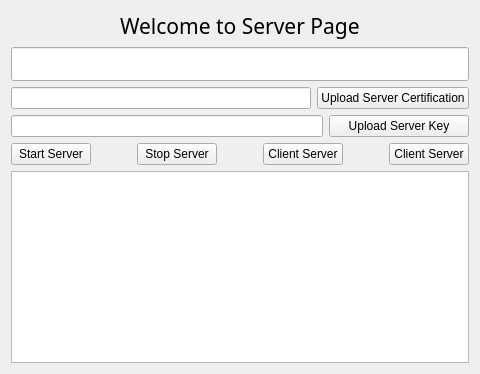
         <widget class="QWidget" name="server">
          <property name="styleSheet">
           <string notr="true"/>
          </property>
          <layout class="QVBoxLayout" name="verticalLayout_6">
           <item>
            <layout class="QHBoxLayout" name="horizontalLayout_7">
             <item>
              <spacer name="horizontalSpacer_7">
               <property name="orientation">
                <enum>Qt::Horizontal</enum>
               </property>
               <property name="sizeHint" stdset="0">
                <size>
                 <width>40</width>
                 <height>20</height>
                </size>
               </property>
              </spacer>
             </item>
             <item>
              <widget class="QLabel" name="label_9">
               <property name="maximumSize">
                <size>
                 <width>16777215</width>
                 <height>75</height>
                </size>
               </property>
               <property name="font">
                <font>
                 <family>Forte</family>
                 <pointsize>16</pointsize>
                </font>
               </property>
               <property name="text">
                <string>Welcome to Server Page</string>
               </property>
              </widget>
             </item>
             <item>
              <spacer name="horizontalSpacer_4">
               <property name="orientation">
                <enum>Qt::Horizontal</enum>
               </property>
               <property name="sizeHint" stdset="0">
                <size>
                 <width>40</width>
                 <height>20</height>
                </size>
               </property>
              </spacer>
             </item>
            </layout>
           </item>
           <item>
            <widget class="QLineEdit" name="port_input">
             <property name="minimumSize">
              <size>
               <width>0</width>
               <height>34</height>
              </size>
             </property>
             <property name="inputMask">
              <string/>
             </property>
             <property name="text">
              <string/>
             </property>
             <property name="alignment">
              <set>Qt::AlignCenter</set>
             </property>
            </widget>
           </item>
           <item>
            <layout class="QHBoxLayout" name="horizontalLayout_11">
             <item>
              <widget class="QLineEdit" name="cert_input"/>
             </item>
             <item>
              <widget class="QPushButton" name="upload_cert">
               <property name="minimumSize">
                <size>
                 <width>140</width>
                 <height>0</height>
                </size>
               </property>
               <property name="maximumSize">
                <size>
                 <width>16777215</width>
                 <height>16777215</height>
                </size>
               </property>
               <property name="text">
                <string>Upload Server Certification</string>
               </property>
              </widget>
             </item>
            </layout>
           </item>
           <item>
            <layout class="QHBoxLayout" name="horizontalLayout_10" stretch="0,0">
             <property name="spacing">
              <number>6</number>
             </property>
             <property name="leftMargin">
              <number>0</number>
             </property>
             <property name="topMargin">
              <number>0</number>
             </property>
             <item>
              <widget class="QLineEdit" name="key_input"/>
             </item>
             <item>
              <widget class="QPushButton" name="upload_key">
               <property name="minimumSize">
                <size>
                 <width>140</width>
                 <height>0</height>
                </size>
               </property>
               <property name="text">
                <string>Upload Server Key</string>
               </property>
              </widget>
             </item>
            </layout>
           </item>
           <item>
            <layout class="QHBoxLayout" name="horizontalLayout_4">
             <item>
              <widget class="QPushButton" name="start_server">
               <property name="text">
                <string>Start Server</string>
               </property>
               <property name="icon">
                <iconset resource="icomoon/logo.qrc">
                 <normaloff>:/icon/start.png</normaloff>:/icon/start.png</iconset>
               </property>
              </widget>
             </item>
             <item>
              <spacer name="horizontalSpacer_3">
               <property name="orientation">
                <enum>Qt::Horizontal</enum>
               </property>
               <property name="sizeHint" stdset="0">
                <size>
                 <width>40</width>
                 <height>10</height>
                </size>
               </property>
              </spacer>
             </item>
             <item>
              <widget class="QPushButton" name="stop_server">
               <property name="text">
                <string>Stop Server</string>
               </property>
               <property name="icon">
                <iconset resource="icomoon/logo.qrc">
                 <normaloff>:/icon/stop.png</normaloff>:/icon/stop.png</iconset>
               </property>
              </widget>
             </item>
             <item>
              <spacer name="horizontalSpacer_5">
               <property name="orientation">
                <enum>Qt::Horizontal</enum>
               </property>
               <property name="sizeHint" stdset="0">
                <size>
                 <width>40</width>
                 <height>20</height>
                </size>
               </property>
              </spacer>
             </item>
             <item>
              <widget class="QPushButton" name="Stop_client_server">
               <property name="text">
                <string>Client Server</string>
               </property>
               <property name="icon">
                <iconset resource="icomoon/logo.qrc">
                 <normaloff>:/icon/stop.png</normaloff>:/icon/stop.png</iconset>
               </property>
              </widget>
             </item>
             <item>
              <spacer name="horizontalSpacer_6">
               <property name="orientation">
                <enum>Qt::Horizontal</enum>
               </property>
               <property name="sizeHint" stdset="0">
                <size>
                 <width>40</width>
                 <height>20</height>
                </size>
               </property>
              </spacer>
             </item>
             <item>
              <widget class="QPushButton" name="connect_to_server">
               <property name="text">
                <string>Client Server</string>
               </property>
               <property name="icon">
                <iconset resource="icomoon/logo.qrc">
                 <normaloff>:/icon/start.png</normaloff>:/icon/start.png</iconset>
               </property>
              </widget>
             </item>
            </layout>
           </item>
           <item>
            <widget class="QTextEdit" name="server_status_label">
             <property name="minimumSize">
              <size>
               <width>0</width>
               <height>0</height>
              </size>
             </property>
            </widget>
           </item>
          </layout>
         </widget>
